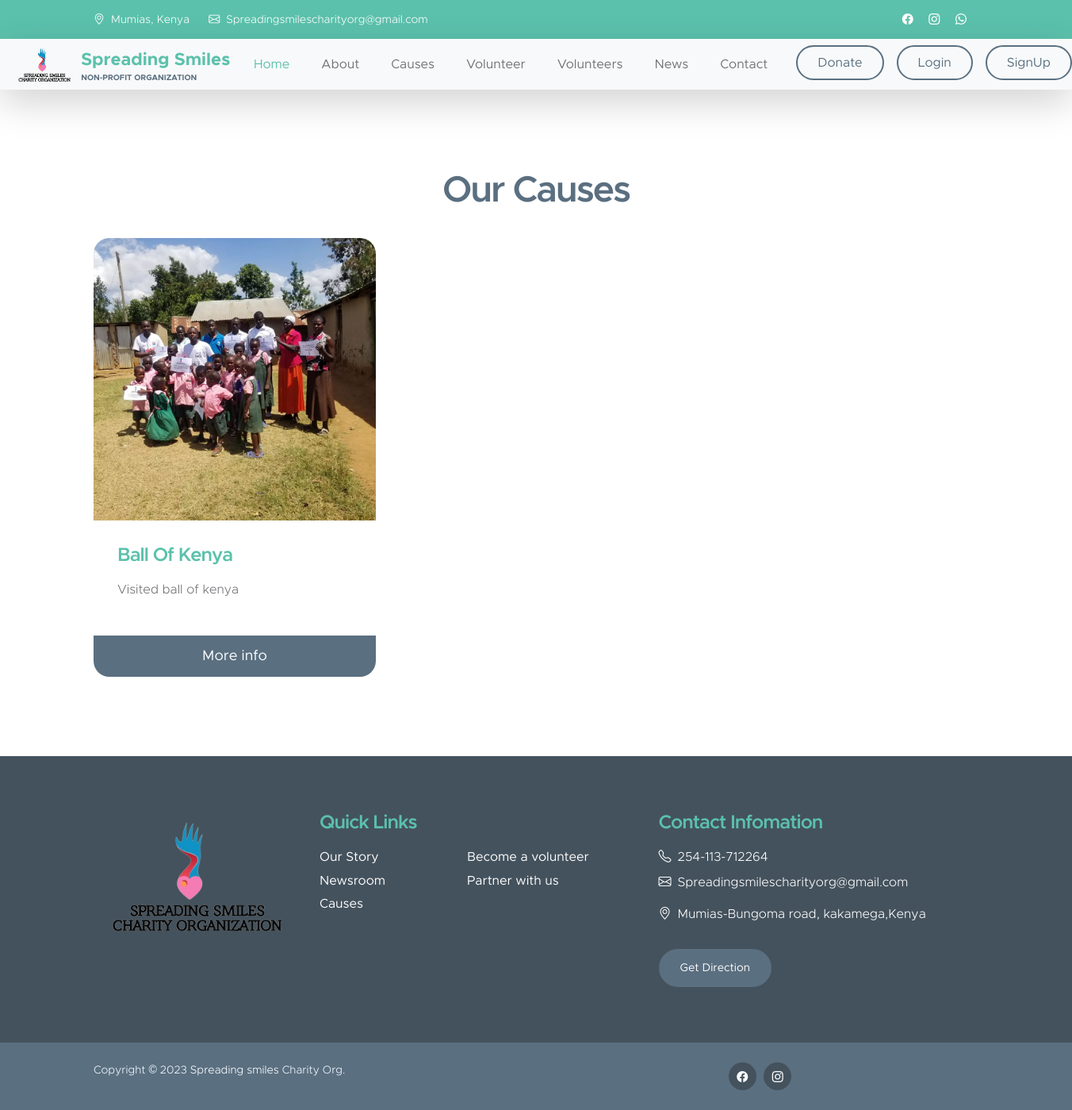
Screenshot of /causes with the database file from the repository.
### main_app/models.py (models this page shows, shortened)
class cause(models.Model):
    Title= models.CharField(max_length=40)
    profile= models.ImageField(upload_to='upload/cause')
    summary = models.CharField(max_length=300)
    info = models.CharField(max_length=10000)

### main_app/views.py (the view)
# urls.py: path('causes', views.Causes, name="Causes"),
def Causes(request):
    causes = cause.objects.all()
    return render(request, "causes.html", {"causes": causes})

### main_app/templates/causes.html (shortened to what this page needs)
{% extends "layouts/master.html" %}
{% load static %}
{% block body %}
<section class="section-padding" id="section_3">
    <div class="container">
                <div class="row">
                    <div class="col-lg-12 col-12 text-center mb-4">
                        <h2>Our Causes</h2>
                    </div>
 {% for cause in causes %}
                    <div class="col-lg-4 col-md-6 col-12 mb-4 mb-lg-0">
                        <div class="custom-block-wrap">
                            <img src="{{cause.profile.url}}"
                                class="custom-block-image img-fluid" alt="">
                            <div class="custom-block">
                                <div class="custom-block-body">
                                    <h5 class="mb-3">{{cause.Title}} </h5>
                                    <p> {{cause.summary}} </p>
                                </div>
                                <a href="{% url 'more_causes' cause.id %}" class="custom-btn btn">More info</a>
                            </div>
                        </div>
                    </div>
{% endfor %}
                </div>
        </div>
</section>
{% endblock body %}

### static/css/templatemo-kind-heart-charity.css (style rules this page uses)
:root { --white-color: #ffffff; --primary-color: #5bc1ac; --secondary-color: #5a6f80; --section-bg-color: #f0f8ff; --site-footer-bg-color: #44525d; --custom-btn-bg-color: #597081; --custom-btn-bg-hover-color: #5bc1ac; --dark-color: #000000; --p-color: #717275; --border-color: #e9eaeb; --body-font-family: 'Metropolis', sans-serif; --h1-font-size: 52px; --h2-font-size: 46px; --h3-font-size: 32px; --h4-font-size: 28px; --h5-font-size: 24px; --h6-font-size: 22px; --p-font-size: 16px; --btn-font-size: 18px; --copyright-font-size: 14px; --border-radius-large: 100px; --border-radius-medium: 20px; --border-radius-small: 10px; --font-weight-light: 300; --font-weight-normal: 400; --font-weight-semibold: 600; --font-weight-bold: 700; }
body { background-color: var(--white-color); font-family: var(--body-font-family); }
h2, h3, h4, h5, h6 { color: var(--dark-color); }
h1, h2, h3, h4, h5, h6 { font-weight: var(--font-weight-semibold); letter-spacing: -1px; }
h2 { color: var(--secondary-color); font-size: var(--h2-font-size); letter-spacing: -2px; }
h5 { color: var(--primary-color); font-size: var(--h5-font-size); }
p { color: var(--p-color); font-size: var(--p-font-size); font-weight: var(--font-weight-light); }
a, button { touch-action: manipulation; transition: all 0.3s; }
a { color: var(--p-color); text-decoration: none; }
.section-padding { padding-top: 100px; padding-bottom: 100px; }
.custom-block-wrap { background: var(--white-color); border-radius: var(--border-radius-medium); position: relative; overflow: hidden; transition: all 0.5s; }
.custom-block-body { padding: 30px; }
.custom-block-image { display: block; width: 100%; height: 100%; object-fit: cover; }
.custom-block .custom-btn { border-radius: 0; display: block; }
.custom-btn { background: var(--secondary-color); border: 2px solid transparent; border-radius: var(--border-radius-large); color: var(--white-color); font-size: var(--btn-font-size); font-weight: var(--font-weight-normal); line-height: normal; padding: 15px 25px; }

### rows the page displays
cause: profile (picture), Title "Ball Of Kenya", summary "Visited ball of kenya"
